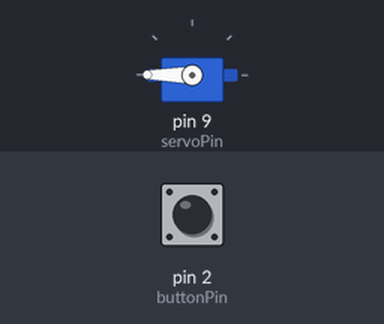
Recording of a sketch running on a simulated Arduino Uno, built with avr-gcc and run on an emulated ATmega328P. On the bench: servo. The inputs (shaded band) are chosen by the test bench; at power-on: pin 2 (buttonPin) HIGH.

Above: at 1.2 s.
1.3 s: pin 2 (buttonPin) pulled LOW for 1 s
At 2.0 s:
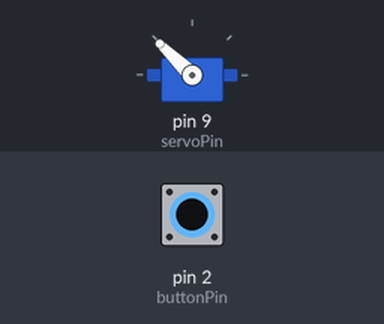
3.8 s: pin 2 (buttonPin) pulled LOW for 0.15 s
At 4.9 s:
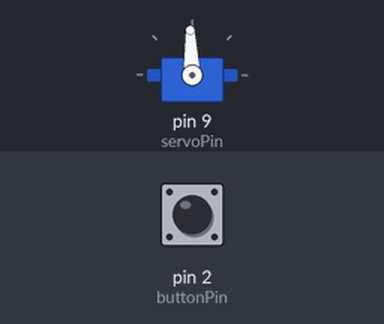
5.4 s: pin 2 (buttonPin) pulled LOW for 0.15 s
At 6.2 s:
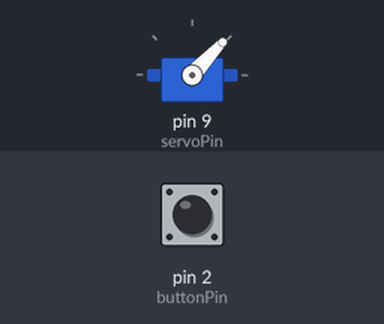
7.0 s: pin 2 (buttonPin) pulled LOW for 3.2 s
At 7.4 s:
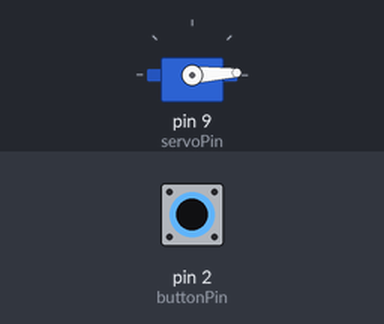
Timing chart, 0 to 10.0 s (numbered marks = the images above; inputs shaded):
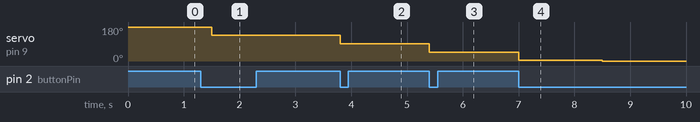

Measured:
- after the input at 1.3 s, servo on pin 9 (servoPin): 180° → 136° after 0.20 s
- after the input at 3.8 s, servo on pin 9 (servoPin): 136° → 92° at once
- after the input at 5.4 s, servo on pin 9 (servoPin): 92° → 47° at once
- after the input at 7.0 s, servo on pin 9 (servoPin): 47° → 3° at once, → 0° 1.5 s later

The sketch:

dot-code.ino
```cpp
#include <Servo.h>

// Hardware related
Servo servo1;
const int servoPin = 9;
const int buttonPin = 2;
const int servoRange = 1855; // Installed servo pulse width range: 544us-2400us / 1856 us

// Configuration Variables
const int daysInWeek = 7; // How many days do you consider a week
const int modulesInWeek = 14; // Your goal you wish to achieve in that week eg: read that many books
const int rangeInHours = 48; // Arbitrary span of time in hours over which visual indication takes place
const unsigned long interval = 3600; // Sets interval between ticks in sec
const bool rangeOverflow = true; // How should ticks and module completion be treated when overflowing time range

// Calculated Variables
// Values to servo are parsed as pulse width in us and must be calculated prior
const int step = map(1, 0, rangeInHours, 0, servoRange); // value in us of one tick
const int moduleValue = step * (24 / (modulesInWeek / daysInWeek)); // Value in us of one module completion
const unsigned long period = interval * 1000;

// States
int currentAngle = 2400; // Act as both starting value and tracked value
unsigned long currentTime = 0;
unsigned long timeOfLastTick = 0;
unsigned long timeOfLastButtonPress = 0;
int buttonState = 1;
int buttonDelay = 1500; // Minimum time between button activation in ms

void setup() {
  Serial.begin(115200);
  servo1.attach(servoPin);
  pinMode(buttonPin, INPUT_PULLUP);
  servo1.writeMicroseconds(currentAngle);
}

void loop() {
  currentTime = millis();
  if (currentTime - timeOfLastTick >= period){
    timeOfLastTick = currentTime;
    if (rangeOverflow) currentAngle = servo1.readMicroseconds();
    currentAngle = currentAngle + step;
    servo1.writeMicroseconds(currentAngle);
  }

  buttonState = digitalRead(buttonPin);
  if (buttonState == 0 && currentTime - timeOfLastButtonPress >= buttonDelay){
    timeOfLastButtonPress = currentTime;
    if (rangeOverflow) currentAngle = servo1.readMicroseconds();
    currentAngle = currentAngle - moduleValue;
    servo1.writeMicroseconds(currentAngle);
  }
}
```
